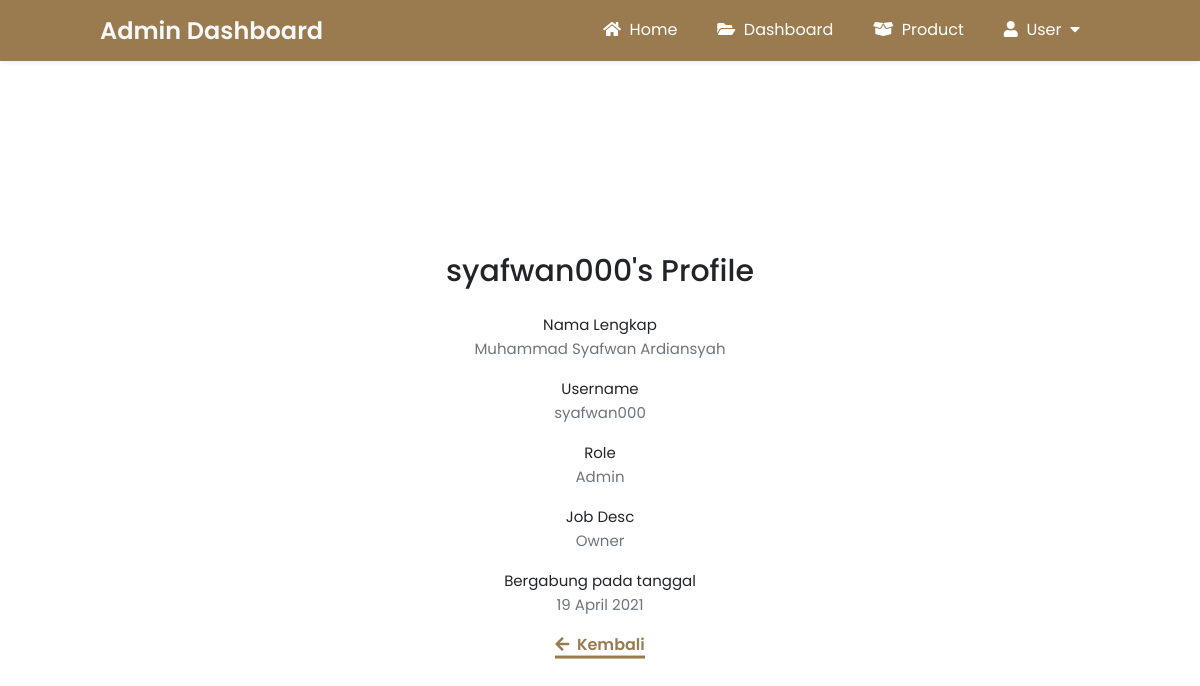
The app's page /admin/detail-admin.php?id=24 (signed in) with its own data.
### tables this page shows
CREATE TABLE `tbl_user` (
  `id` int(11) NOT NULL,
  `nama_lengkap` varchar(200) NOT NULL,
  `username` varchar(200) NOT NULL,
  `password` varchar(200) NOT NULL,
  `tgl_buat` varchar(200) NOT NULL,
  `status` varchar(200) NOT NULL,
  `role` varchar(200) NOT NULL,
  `job_desc` varchar(200) NOT NULL,
  `rating` varchar(200) DEFAULT NULL
);

### config/config.php (called while the page is built, shortened)
<?php
$hostname = "localhost";
$username = "root";
$password = "";
$database = "db_cafe";
$koneksi = mysqli_connect($hostname, $username, $password, $database);
function queryUser($queryUser) {
    global $koneksi;
    $hasil = mysqli_query($koneksi, $queryUser);
    $tampungBaris = [];
    while($baris = mysqli_fetch_assoc($hasil)) {
        $tampungBaris[] = $baris;
    }
    return $tampungBaris;
}
?>

### admin/detail-admin.php (the view, shortened to what this page needs)
<?php
require '../config/config.php';
$id = $_GET['id'];
$dataUser = queryUser("SELECT * FROM tbl_user WHERE id = $id")[0];
?>
<!DOCTYPE html>
<html lang="en">
<head>
    <link rel="stylesheet" href="https://cdnjs.cloudflare.com/ajax/libs/font-awesome/5.15.3/css/all.min.css" />
    <link rel="stylesheet" href="../css/detail-user.css?v=<?php echo time(); ?>">
</head>
<body>
<header class="nav-top-mg">
    <div class="logo">
        <a href="admin.php">
            Admin Dashboard
        </a>
    </div>
    <nav class="nav-bot">
        <ul>
            <li><a href="../index.php"><i class="fas fa-home"></i>&nbsp;&nbsp;Home</a></li>
            <li><a href="admin.php"><i class="fas fa-folder-open"></i>&nbsp;&nbsp;Dashboard</a></li>
            <li><a href="product.php"><i class="fas fa-box-open"></i>&nbsp;&nbsp;Product</a></li>
            <li class="dropdown1"><a href="#"><i class="fas fa-user"></i>&nbsp;&nbsp;User&nbsp;&nbsp;<i class="fas fa-caret-down"></i></a>
            </li>
        </ul>
    </nav>
</header>
<section class="profile">
    <div class="container">
        <h1 class="title-form"><?= $dataUser['username']; ?>'s Profile</h1>
            <div class="form">
                <label class="form-label">Nama Lengkap</label><br>
                <div class="form-text"><?= $dataUser['nama_lengkap']; ?></div>
            </div>
            <div class="form">
                <label class="form-label">Username</label><br>
                <div class="form-text"><?= $dataUser['username']; ?></div>
            </div>
            <div class="form">
                <label class="form-label">Role</label><br>
                <div class="form-text"><?= $dataUser['role']; ?></div>
            </div>
            <div class="form">
                <label class="form-label">Job Desc</label><br>
                <div class="form-text"><?= $dataUser['job_desc']; ?></div>
            </div>
            <div class="form">
                <label class="form-label">Bergabung pada tanggal</label><br>
                <div class="form-text"><?= $dataUser['tgl_buat']; ?></div>
            </div>
        <a class="kembali" href="user-admin.php"><i class="fas fa-arrow-left"></i>&nbsp;&nbsp;Kembali</a>
    </div>
</section>
</body>
</html>

### css/detail-user.css (style rules this page uses)
body { font-family: 'Poppins', sans-serif; user-select: none; }
header { position: absolute; top: 0; left: 0; padding: 0 100px; background: #9A7B4F; width: 100%; box-sizing: border-box; box-shadow: 0 .125rem .25rem rgba(0,0,0,.075); z-index: 999999; }
header .logo a { margin-top: 13px; color: #f8f9fa; height: 48px; font-size: 24px; float: left; font-weight: 600; text-decoration: none; }
header nav { float: right; }
header nav ul { margin: 0; padding: 0; display: flex; }
header nav ul li { list-style: none; position: relative; }
header nav ul li a { height: 50px; line-height: 50px; padding: 5px 20px; color: #fff; text-decoration: none; display: block; }
.profile { position: absolute; margin-top: 40px; top: 50%; left: 50%; transform: translate(-50%, -50%); text-align: center; width: 450px; }
h1.title-form { font-size: 30px; font-weight: 500; text-align: center; color: #212529; margin-block-end: 0.6em; }
.form { display: block; margin-bottom: 16px; }
label.form-label { font-size: 15px; color: #212529; }
.form-text { font-size: 15px; color: #6c757d; }
a.kembali { text-decoration: none; color: #9A7B4F; font-weight: 600; border-bottom: 3px solid #9A7B4F; }

### records on screen
tbl_user: username "syafwan000", nama_lengkap "Muhammad Syafwan Ardiansyah", role "Admin", job_desc "Owner", tgl_buat "19 April 2021"
